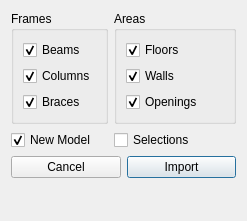
<?xml version="1.0" encoding="UTF-8"?>
<ui version="4.0">
 <class>Dialog</class>
 <widget class="QDialog" name="Dialog">
  <property name="geometry">
   <rect>
    <x>0</x>
    <y>0</y>
    <width>247</width>
    <height>221</height>
   </rect>
  </property>
  <property name="windowTitle">
   <string>Import ETABS Model</string>
  </property>
  <property name="windowIcon">
   <iconset resource="../civiltools.qrc">
    <normaloff>:/civiltools/images/etabs.png</normaloff>:/civiltools/images/etabs.png</iconset>
  </property>
  <layout class="QFormLayout" name="formLayout_3">
   <item row="0" column="0">
    <widget class="QGroupBox" name="groupBox">
     <property name="title">
      <string>Frames</string>
     </property>
     <layout class="QFormLayout" name="formLayout">
      <item row="0" column="0">
       <widget class="QCheckBox" name="beams">
        <property name="enabled">
         <bool>true</bool>
        </property>
        <property name="text">
         <string>Beams</string>
        </property>
        <property name="checked">
         <bool>true</bool>
        </property>
       </widget>
      </item>
      <item row="1" column="0">
       <widget class="QCheckBox" name="columns">
        <property name="enabled">
         <bool>true</bool>
        </property>
        <property name="text">
         <string>Columns</string>
        </property>
        <property name="checked">
         <bool>true</bool>
        </property>
       </widget>
      </item>
      <item row="2" column="0">
       <widget class="QCheckBox" name="braces">
        <property name="enabled">
         <bool>true</bool>
        </property>
        <property name="text">
         <string>Braces</string>
        </property>
        <property name="checked">
         <bool>true</bool>
        </property>
       </widget>
      </item>
     </layout>
    </widget>
   </item>
   <item row="0" column="1">
    <widget class="QGroupBox" name="groupBox_2">
     <property name="title">
      <string>Areas</string>
     </property>
     <layout class="QFormLayout" name="formLayout_2">
      <item row="0" column="0">
       <widget class="QCheckBox" name="floors">
        <property name="enabled">
         <bool>true</bool>
        </property>
        <property name="text">
         <string>Floors</string>
        </property>
        <property name="checked">
         <bool>true</bool>
        </property>
       </widget>
      </item>
      <item row="1" column="0">
       <widget class="QCheckBox" name="walls">
        <property name="enabled">
         <bool>true</bool>
        </property>
        <property name="text">
         <string>Walls</string>
        </property>
        <property name="checked">
         <bool>true</bool>
        </property>
       </widget>
      </item>
      <item row="2" column="0">
       <widget class="QCheckBox" name="openings">
        <property name="enabled">
         <bool>true</bool>
        </property>
        <property name="text">
         <string>Openings</string>
        </property>
        <property name="checked">
         <bool>true</bool>
        </property>
       </widget>
      </item>
     </layout>
    </widget>
   </item>
   <item row="1" column="0">
    <widget class="QCheckBox" name="new_model">
     <property name="text">
      <string>New Model</string>
     </property>
     <property name="checked">
      <bool>true</bool>
     </property>
    </widget>
   </item>
   <item row="1" column="1">
    <widget class="QCheckBox" name="selections">
     <property name="enabled">
      <bool>true</bool>
     </property>
     <property name="text">
      <string>Selections</string>
     </property>
     <property name="checked">
      <bool>false</bool>
     </property>
    </widget>
   </item>
   <item row="2" column="0" colspan="2">
    <layout class="QHBoxLayout" name="horizontalLayout">
     <item>
      <widget class="QPushButton" name="cancel_button">
       <property name="maximumSize">
        <size>
         <width>200</width>
         <height>16777215</height>
        </size>
       </property>
       <property name="text">
        <string>Cancel</string>
       </property>
       <property name="icon">
        <iconset resource="../civiltools.qrc">
         <normaloff>:/civiltools/images/cancel.svg</normaloff>:/civiltools/images/cancel.svg</iconset>
       </property>
       <property name="iconSize">
        <size>
         <width>40</width>
         <height>40</height>
        </size>
       </property>
      </widget>
     </item>
     <item>
      <widget class="QPushButton" name="import_button">
       <property name="maximumSize">
        <size>
         <width>200</width>
         <height>16777215</height>
        </size>
       </property>
       <property name="text">
        <string>Import</string>
       </property>
       <property name="icon">
        <iconset resource="../civiltools.qrc">
         <normaloff>:/civiltools/images/import.svg</normaloff>:/civiltools/images/import.svg</iconset>
       </property>
       <property name="iconSize">
        <size>
         <width>40</width>
         <height>40</height>
        </size>
       </property>
       <property name="default">
        <bool>true</bool>
       </property>
       <property name="flat">
        <bool>false</bool>
       </property>
      </widget>
     </item>
    </layout>
   </item>
  </layout>
 </widget>
 <tabstops>
  <tabstop>beams</tabstop>
  <tabstop>columns</tabstop>
  <tabstop>braces</tabstop>
  <tabstop>floors</tabstop>
  <tabstop>walls</tabstop>
  <tabstop>openings</tabstop>
  <tabstop>new_model</tabstop>
  <tabstop>selections</tabstop>
  <tabstop>cancel_button</tabstop>
  <tabstop>import_button</tabstop>
 </tabstops>
 <resources>
  <include location="../civiltools.qrc"/>
 </resources>
 <connections/>
</ui>
